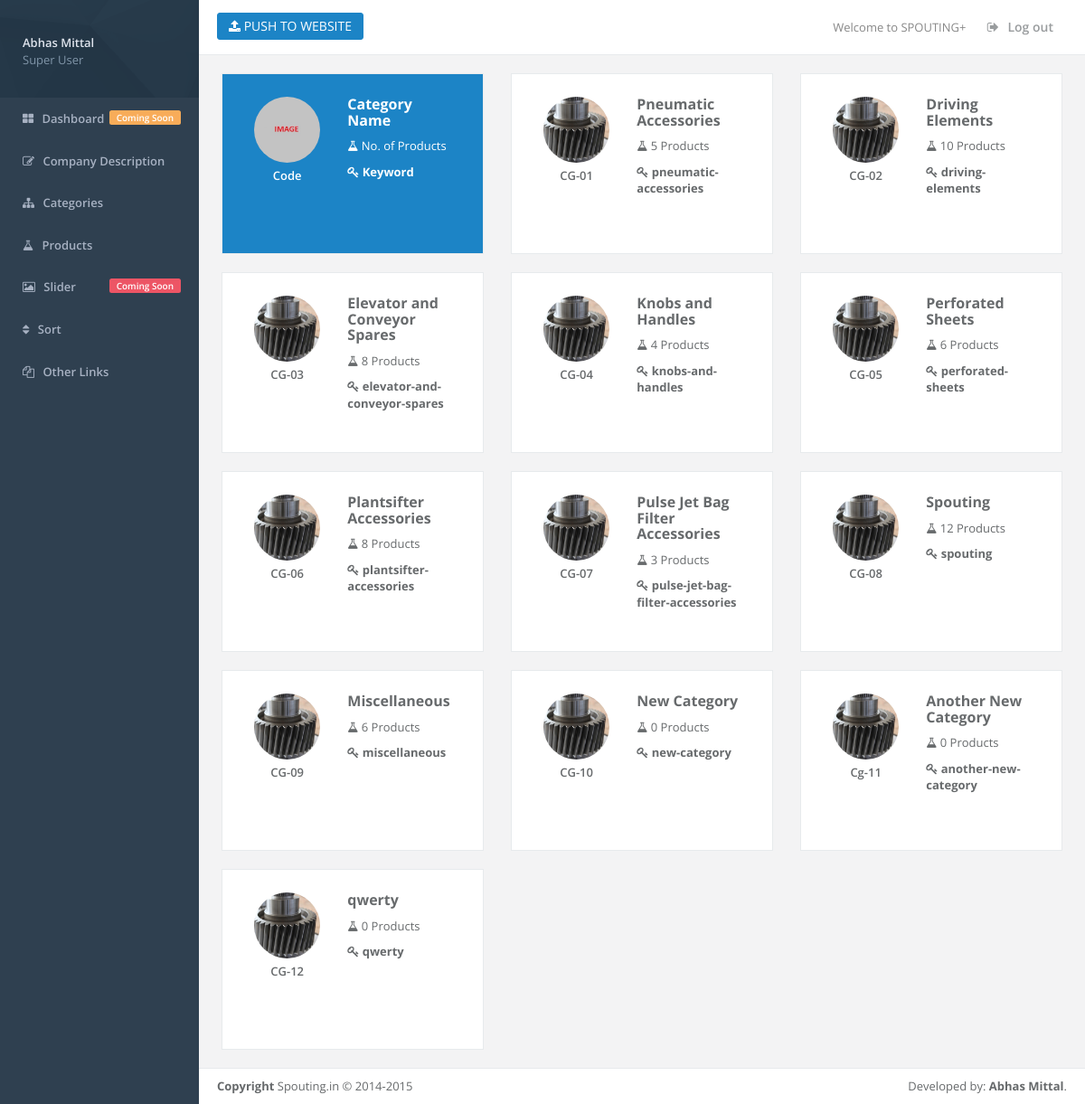
Screenshot of /categories/index.php (signed in) with the database file from the repository.
### tables this page shows
CREATE TABLE IF NOT EXISTS `category` (
  `id` int(11) NOT NULL AUTO_INCREMENT,
  `name` varchar(255) NOT NULL,
  `code` varchar(10) NOT NULL,
  `keyword` varchar(255) NOT NULL,
  `description` text NOT NULL,
  `products` int(11) NOT NULL,
  `image` varchar(100) NOT NULL,
  PRIMARY KEY (`id`),
  UNIQUE KEY `code` (`code`)
);

### categories/index.php (the view)
<?php
require_once('../partials/header.php');
$query = mysql_query("SELECT * FROM category WHERE 1");
?>
<div class="row">
	<div class="col-lg-4">
	    <div class="contact-box label-success" style="background: #1c84c6;">
	        <a href="edit.php">
	        <div class="col-sm-5">
	            <div class="text-center">
	                <img alt="image" class="img-circle m-t-xs img-responsive" src="../static/new.jpg">
	                <div class="m-t-xs font-bold">
	                	Code
	                </div>
	            </div>
	        </div>
	        <div class="col-sm-7">
	            <h3><strong>Category Name</strong></h3>
	            <p><i class="fa fa-flask"></i> No. of Products</p>
	            <address>
	                <strong>
	                	<i class="fa fa-key"></i> Keyword
	                </strong>
	            </address>
	        </div>
	        <div class="clearfix"></div>
	        </a>
	    </div>
	</div>
	<?php
	while ($category = mysql_fetch_assoc($query)) {
		?>
			<div class="col-lg-4">
			    <div class="contact-box">
			        <a href="edit.php?id=<?php echo $category['id']; ?>">
			        <div class="col-sm-5">
			            <div class="text-center">
			                <img alt="image" class="img-circle m-t-xs img-responsive" src="../static/images/categories/<?php echo $category['image'];?>">
			                <div class="m-t-xs font-bold">
			                	<?php echo $category['code']; ?>
			                </div>
			            </div>
			        </div>
			        <div class="col-sm-7">
			            <h3><strong><?php echo $category['name']; ?></strong></h3>
			            <p><i class="fa fa-flask"></i> <?php echo $category['products']; ?> Products</p>
			            <address>
			                <strong>
			                	<i class="fa fa-key"></i> <?php echo $category['keyword']; ?>
			                </strong>
			            </address>
			        </div>
			        <div class="clearfix"></div>
			        </a>
			    </div>
			</div>
		<?php
	}
	?>
</div>
<?php
require_once('../partials/footer.php');
?>

### partials/header.php (shortened to what this page needs)
<?php
	$user = $_SESSION['user'];
?>
<!DOCTYPE html>
<html>
<head>
    <link href="../static/bootstrap.min.css" rel="stylesheet">
    <link href="../static/font-awesome/css/font-awesome.min.css" rel="stylesheet">
    <link href="../static/style.min.css" rel="stylesheet">
    <link href="../static/jquery-ui.css" rel="stylesheet">
    <link href="../static/jquery-ui.structure.css" rel="stylesheet">
    <link href="../static/jquery-ui.theme.css" rel="stylesheet">
    <link href="../static/main.css" rel="stylesheet">
</head>
<body>
    <div id="wrapper">
        <nav class="navbar-default navbar-static-side" role="navigation">
            <?php include ('nav.php'); ?>
        </nav>
        <div id="page-wrapper" class="gray-bg">
	        <div class="row border-bottom">
		        <nav class="navbar navbar-static-top white-bg" role="navigation" style="margin-bottom: 0">
		        	<a class="minimalize-styl-2 btn btn-success" onclick="pushToWebsite();">
	    	          <i class="fa fa-upload"></i> PUSH TO WEBSITE
	    	        </a>
		            <ul class="nav navbar-top-links navbar-right">
		                <li>
		                    <span class="m-r-sm text-muted welcome-message">Welcome to SPOUTING+</span>
		                </li>
		                <li>
		                    <a href="../?logout=1">
		                        <i class="fa fa-sign-out"></i> Log out
		                    </a>
		                </li>
		            </ul>
		        </nav>
	        </div>
	        <div class="wrapper wrapper-content">

### partials/nav.php
<div class="sidebar-collapse">
    <ul class="nav" id="side-menu">
        <li class="nav-header">
            <div class="dropdown profile-element">
                <a data-toggle="dropdown" class="dropdown-toggle" href="#">
                    <span class="clear">
                        <span class="block m-t-xs">
                            <strong class="font-bold"><?php echo $user['name'] ?></strong>
                        </span>
                        <span class="text-muted text-xs block"><?php echo $user['role'] ?></span>
                    </span>
                </a>
            </div>
        </li>
        <li>
            <a href="../dashboard">
                <i class="fa fa-th-large"></i>
                <span class="nav-label">Dashboard</span>
                <span class="pull-right label label-warning">Coming Soon</span>
            </a>
        </li>
        <li>
            <a href="../company">
                <i class="fa fa-edit"></i>
                <span class="nav-label">Company Description</span>
            </a>
        </li>
        <li>
            <a href="../categories">
                <i class="fa fa-sitemap"></i>
                <span class="nav-label">Categories</span>
            </a>
        </li>
        <li>
            <a href="../products">
                <i class="fa fa-flask"></i>
                <span class="nav-label">Products</span>
            </a>
        </li>
        <li>
            <a href="../slider-images">
                <i class="fa fa-image"></i>
                <span class="nav-label">Slider</span>
                <span class="pull-right label label-danger">Coming Soon</span>
            </a>
        </li>
        <li>
            <a href="../sort">
                <i class="fa fa-sort"></i>
                <span class="nav-label">Sort</span>
            </a>
        </li>
        <li>
            <a href="../external-links">
                <i class="fa fa-files-o"></i>
                <span class="nav-label">Other Links</span>
            </a>
        </li>
    </ul>
</div>

### partials/footer.php
        </div>
        <div class="footer">
            <div class="pull-right">
                Developed by: <strong>Abhas Mittal</strong>.
            </div>
            <div>
                <strong>Copyright</strong> Spouting.in &copy; 2014-2015
            </div>
        </div>
        </div>
    </div>
</body>
</html>

### static/main.css (style rules this page uses)
html, body, #wrapper, #page-wrapper { height: 100%; }
.footer { position: fixed; left: 220px; }
.contact-box { height: 200px; overflow: hidden; }

### rows the page displays
category: image (picture), code "CG-01", name "Pneumatic Accessories", products "5", keyword "pneumatic-accessories"
category: image (picture), code "CG-02", name "Driving Elements", products "10", keyword "driving-elements"
category: image (picture), code "CG-03", name "Elevator and Conveyor Spares", products "8", keyword "elevator-and-conveyor-spares"
category: image (picture), code "CG-04", name "Knobs and Handles", products "4", keyword "knobs-and-handles"
category: image (picture), code "CG-05", name "Perforated Sheets", products "6", keyword "perforated-sheets"
category: image (picture), code "CG-06", name "Plantsifter Accessories", products "8", keyword "plantsifter-accessories"
category: image (picture), code "CG-07", name "Pulse Jet Bag Filter Accessories", products "3", keyword "pulse-jet-bag-filter-accessories"
category: image (picture), code "CG-08", name "Spouting", products "12", keyword "spouting"
category: image (picture), code "CG-09", name "Miscellaneous", products "6", keyword "miscellaneous"
category: image (picture), code "CG-10", name "New Category", products "0", keyword "new-category"
category: image (picture), code "Cg-11", name "Another New Category", products "0", keyword "another-new-category"
category: image (picture), code "CG-12", name "qwerty", products "0", keyword "qwerty"

### other values shown
$user['name'] "Abhas Mittal"
$user['role'] "Super User"
